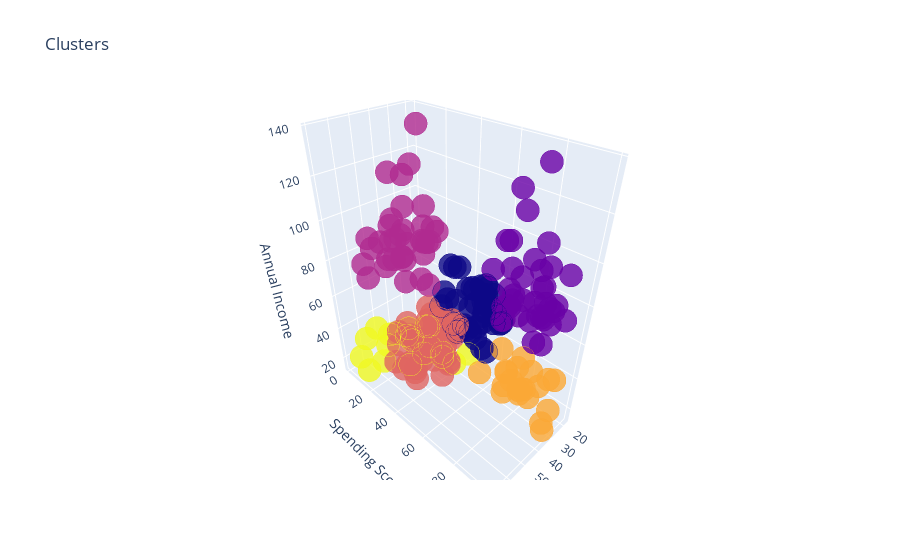

Notebook code cell kept with this figure:
### Code cell
trace1 = go.Scatter3d(
    x= mall['Age'],
    y= mall['Spending Score (1-100)'],
    z= mall['Annual Income (k$)'],
    mode='markers',
     marker=dict(
        color = new_mall1['Cluster'], 
        size= 8,
        line=dict(
            color= new_mall1['Cluster'],
            width= 12
        ),
        opacity=0.8
     )
)
dff  = [trace1]
layout = go.Layout(
    title= 'Clusters',
    scene = dict(
            xaxis = dict(title  = 'Age'),
            yaxis = dict(title  = 'Spending Score'),
            zaxis = dict(title  = 'Annual Income')
        )
)
fig = go.Figure(data=dff, layout=layout)
py.offline.iplot(fig)

### Figure 1 — Plotly figure (JSON) as saved in the notebook; plotly's stock layout.template omitted (floating-point values rounded to 4 significant figures; data arrays with more than 128 entries replaced by an {"elided": "..."} marker saying what was removed)
{"data": [{"marker": {"color": {"elided": "200 int values"}, "line": {"color": {"elided": "200 int values"}, "width": 12}, "opacity": 0.8, "size": 8}, "mode": "markers", "type": "scatter3d", "x": {"elided": "200 int values"}, "y": {"elided": "200 int values"}, "z": {"elided": "200 int values"}}], "layout": {"scene": {"xaxis": {"title": {"text": "Age"}}, "yaxis": {"title": {"text": "Spending Score"}}, "zaxis": {"title": {"text": "Annual Income"}}}, "title": {"text": "Clusters"}}}
